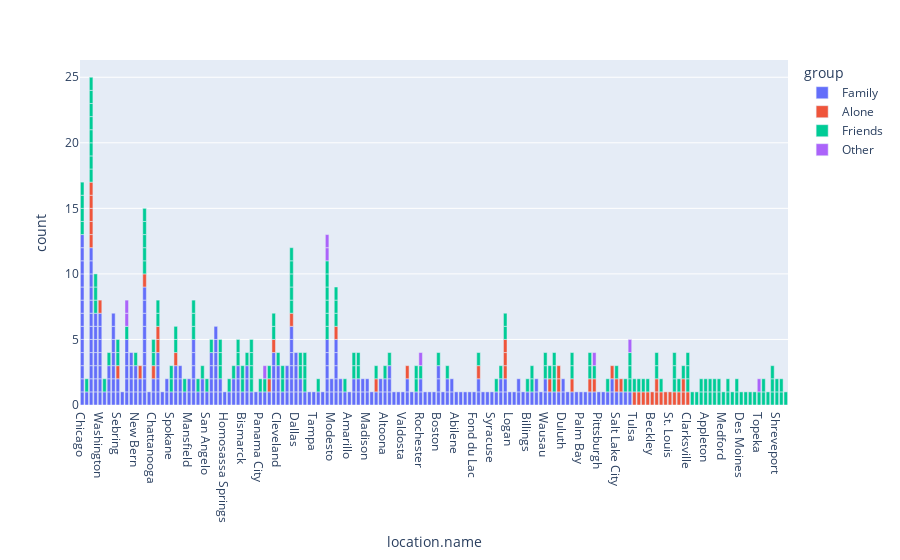

Notebook source saved alongside this figure:
### Code cell
import plotly.express as px

long_df = px.data.medals_long()

fig = px.bar(phase1_df, x="location.name", color="group", title="", )
fig.show()

### Figure 1 — Plotly figure (JSON) as saved in the notebook; plotly's stock layout.template omitted (floating-point values rounded to 4 significant figures; data arrays with more than 128 entries replaced by an {"elided": "..."} marker saying what was removed)
{"data": [{"alignmentgroup": "True", "hovertemplate": "group=Family<br>location.name=%{x}<br>count=%{y}<extra></extra>", "legendgroup": "Family", "marker": {"color": "#636efa", "pattern": {"shape": ""}}, "name": "Family", "offsetgroup": "Family", "orientation": "v", "showlegend": true, "textposition": "auto", "type": "bar", "x": {"elided": "263 str values"}, "xaxis": "x", "y": {"elided": "263 int values"}, "yaxis": "y"}, {"alignmentgroup": "True", "hovertemplate": "group=Alone<br>location.name=%{x}<br>count=%{y}<extra></extra>", "legendgroup": "Alone", "marker": {"color": "#EF553B", "pattern": {"shape": ""}}, "name": "Alone", "offsetgroup": "Alone", "orientation": "v", "showlegend": true, "textposition": "auto", "type": "bar", "x": ["Orlando", "Tulsa", "New York City", "Visalia", "New York City", "Wilmington", "Albany", "Tuscaloosa", "Chattanooga", "Las Vegas", "Orlando", "Washington", "Great Falls", "Pueblo", "Denver", "Killeen", "Grand Island", "Beckley", "Salinas", "San Diego", "New York City", "Denver", "Wichita", "Kennewick", "Farmington", "Bakersfield", "St. Louis", "Sebring", "Lexington", "Lake Charles", "Salt Lake City", "Albuquerque", "Denver", "New York City", "Champaign", "New York City", "Columbia", "Bakersfield", "Savannah", "Lansing", "Boise", "Longview", "Savannah", "Anchorage", "Wichita", "Jonesboro", "Clarksville"], "xaxis": "x", "y": [1, 1, 1, 1, 1, 1, 1, 1, 1, 1, 1, 1, 1, 1, 1, 1, 1, 1, 1, 1, 1, 1, 1, 1, 1, 1, 1, 1, 1, 1, 1, 1, 1, 1, 1, 1, 1, 1, 1, 1, 1, 1, 1, 1, 1, 1, 1], "yaxis": "y"}, {"alignmentgroup": "True", "hovertemplate": "group=Friends<br>location.name=%{x}<br>count=%{y}<extra></extra>", "legendgroup": "Friends", "marker": {"color": "#00cc96", "pattern": {"shape": ""}}, "name": "Friends", "offsetgroup": "Friends", "orientation": "v", "showlegend": true, "textposition": "auto", "type": "bar", "x": {"elided": "172 str values"}, "xaxis": "x", "y": {"elided": "172 int values"}, "yaxis": "y"}, {"alignmentgroup": "True", "hovertemplate": "group=Other<br>location.name=%{x}<br>count=%{y}<extra></extra>", "legendgroup": "Other", "marker": {"color": "#ab63fa", "pattern": {"shape": ""}}, "name": "Other", "offsetgroup": "Other", "orientation": "v", "showlegend": true, "textposition": "auto", "type": "bar", "x": ["Cumberland", "Austin", "Waco", "Austin", "Jacksonville", "Columbia", "Jacksonville", "Rochester", "Topeka"], "xaxis": "x", "y": [1, 1, 1, 1, 1, 1, 1, 1, 1], "yaxis": "y"}], "layout": {"barmode": "relative", "legend": {"title": {"text": "group"}, "tracegroupgap": 0}, "margin": {"t": 60}, "xaxis": {"anchor": "y", "domain": [0, 1], "title": {"text": "location.name"}}, "yaxis": {"anchor": "x", "domain": [0, 1], "title": {"text": "count"}}}}
